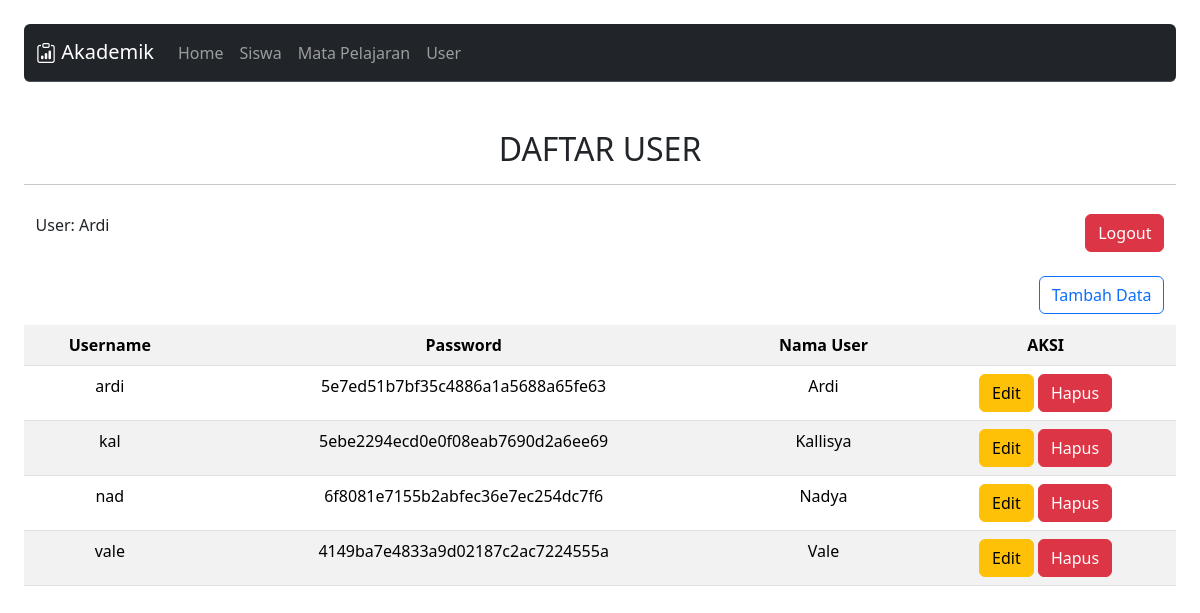
/user/viewUser.php (signed in), run on the app's committed database.
### tables this page shows
CREATE TABLE `user` (
  `username` char(9) NOT NULL,
  `password` varchar(60) NOT NULL,
  `nama` varchar(60) NOT NULL
);

### user/crudUser.php (called while the page is built, shortened)
<?php
    function bacaUser(){
        $sql = "select * from user where username like '%%'";
        $data = bacaSemuaUser($sql);
        return $data;
    }
    function bacaSemuaUser($sql){
        $data = array();
        $koneksi= koneksiAkademik();
        $hasil = mysqli_query($koneksi, $sql);
        $i=0;
        while ($baris = mysqli_fetch_assoc($hasil)) {
            $data[$i]['username']=$baris['username'];
            $data[$i]['password']=$baris['password'];
            $data[$i]['nama']=$baris['nama'];
            $i++;
            }
            return $data;
    };
?>

### user/viewUser.php (the view, shortened to what this page needs)
<?php
    include_once '../template/header.php';
    include_once '../template/navbar.php';
    include_once 'crudUser.php';
?>
<div>
  <h2 class="text-center">DAFTAR USER</h2> <hr>
  <form method="get" action="viewUser.php">
    <table>
      <tr>
        <td><?php echo"<p>User: ". $_SESSION['nama'] . " <br></p>";?></td>
        <td><a href="../logout.php" class="btn logout btn-danger">Logout</a></td>
      </tr>
      <tr>
        <td></td>
        <td>
          <a href="tambahUser.php" class="btn btn-outline-primary right">Tambah Data</a>
        </td>
      </tr>
    </table>
  </form>
  <?php
      $data = bacaUser();
  ?>
  <table class="table table-striped table-hover">
    <tr align="center">
      <th scope="col">Username</th>
      <th scope="col">Password</th>
      <th scope="col">Nama User</th>
      <th scope="col">
        AKSI <br />
      </th>
    </tr>
    <?php
      foreach($data as $user){
        $username = $user['username'];
        $password = $user['password'];
        $nama = $user['nama'];
        echo"<tr align='center'>
            <td>$username</td>
            <td>$password</td>
            <td>$nama</td>
            <td><a href='editUser.php?username=$user[username]' class='btn btn-warning'>Edit</a> <a href='hapusUser.php?username=$user[username]' class='btn btn-danger'>Hapus</a></td>
        </tr>";
      }
    ?>
  </table>
</div>
<?php
  include_once '../template/footer.php';
?>

### template/header.php (style rules this page uses)
body { width: 100%; padding: 2%; }

### user/viewUser.php (style rules this page uses)
div { width: 100%; }
th { padding: 3%; }
td { padding: 1%; }
table { width: 100% }
.right { float: right; }
#btn, .logout { float: right; }

### data on the page
user: username "ardi", password "5e7ed51b7bf35c4886a1a5688a65fe63", nama "Ardi"
user: username "kal", password "5ebe2294ecd0e0f08eab7690d2a6ee69", nama "Kallisya"
user: username "nad", password "6f8081e7155b2abfec36e7ec254dc7f6", nama "Nadya"
user: username "vale", password "4149ba7e4833a9d02187c2ac7224555a", nama "Vale"

### other printed values
$title "Home"
$title "Siswa"
$title "Mata Pelajaran"
$title "User"
$_SESSION['nama'] "Ardi"
